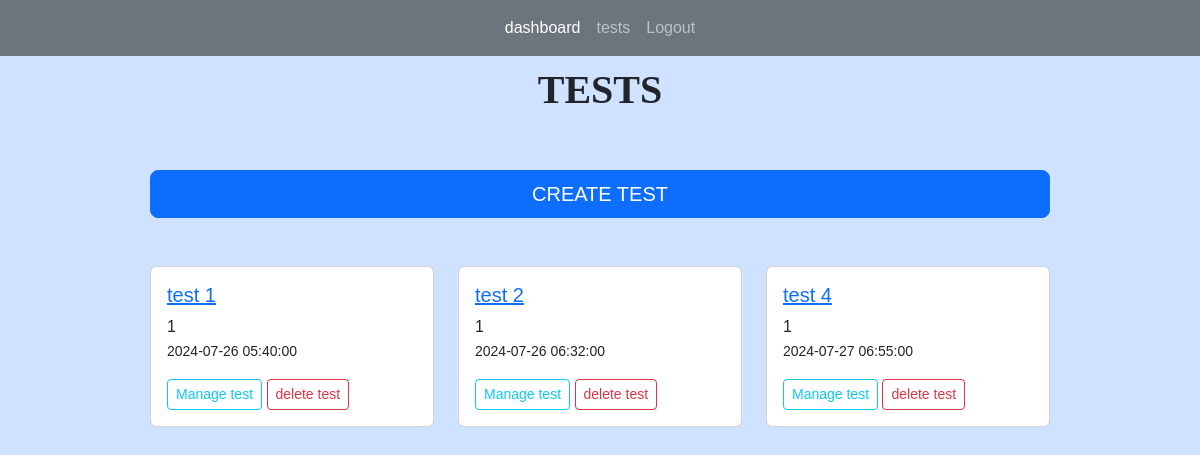
The app's page /tests (signed in), older data.
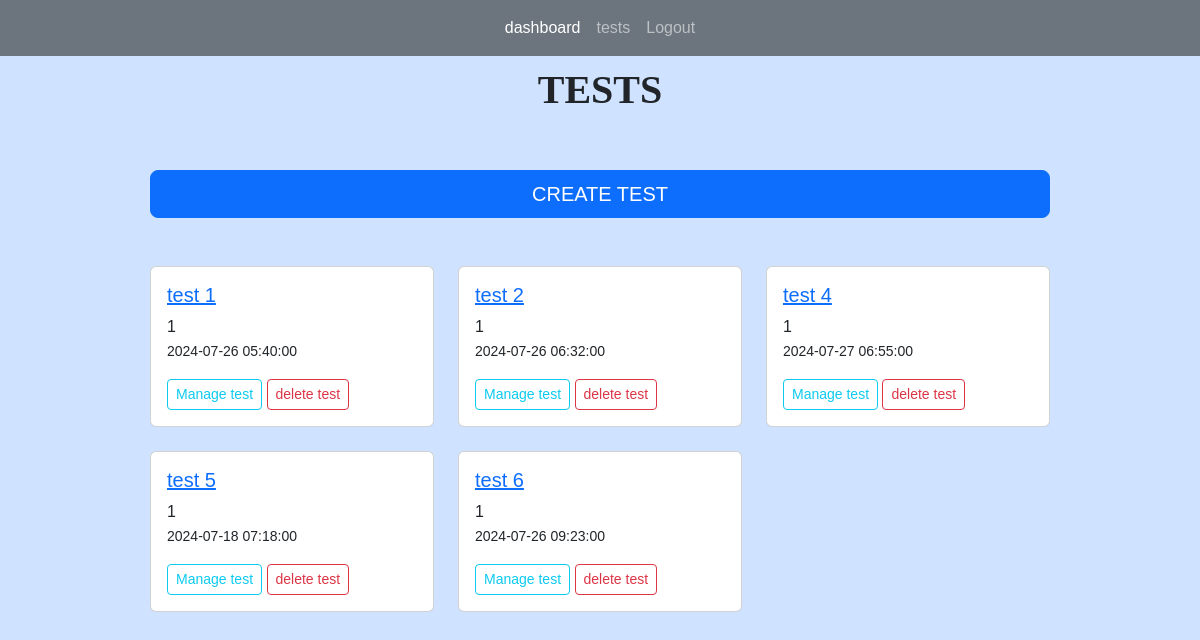
The same page, newer data.
### app.py (models this page shows)
class Tests(db.Model):
    test_id = db.Column(db.Integer, primary_key=True)
    title = db.Column(db.String(255))
    start_date = db.Column(db.DateTime, nullable = False)
    end_date = db.Column(db.DateTime, nullable = False)
    status = db.Column(db.String(255))
    teacher_id = db.Column(db.Integer, db.ForeignKey('users.id'))
    teacher = db.relationship('Users', backref=db.backref('tests', lazy=True))
    questions = db.relationship("Questions", backref="question_list")
    code = db.Column(db.String(6), unique=True)  # column to store the unique code
    students = db.relationship('Users', secondary='test_students', backref=db.backref('tests_registered', lazy=True))
    submissions = db.relationship('Submission', backref='test_submissions', lazy=True)

### app.py (the view)
@app.route('/tests', methods=['GET', 'POST'])
@login_required(role="teacher")
def tests():
	tests = Tests.query.filter_by(teacher_id = current_user.id)
	return render_template("tests.html", tests=tests)

### app.py (called while the page is built)
@login_manager.user_loader
def load_user(user_id):
    return Users.query.get(int(user_id))

def login_required(role="ANY"):
    def wrapper(fn):
        @wraps(fn)
        def decorated_view(*args, **kwargs):
            if not current_user.is_authenticated:
               return login_manager.unauthorized()
            if ( (current_user.role != role) and (role != "ANY")):
                return login_manager.unauthorized()
            return fn(*args, **kwargs)
        return decorated_view
    return wrapper

### templates/tests.html (shortened to what this page needs)
{% extends 'index.html' %}
{% block content %}
<h1>TESTS</h1>
<br>
<br/>
<a href="{{ url_for('create_test')}}" class=" d-grid gap-2 btn btn-primary btn-lg">CREATE TEST</a>
<br/>
<br/>
<div class="row row-cols-1 row-cols-md-3 g-4">
	{% for test in tests %}
	<div class="col">
		<div class="card ">
		<div class="card-body">
		<h5 class="card-title"><a href="{{ url_for('test', id=test.test_id)}}">{{ test.title }}</a></h5>
		<p class="card-text">{{ test.teacher_id }}<br/>
			<small>{{ test.start_date }}</small> <br/>
		</p>
		<a href="{{ url_for('test', id=test.test_id)}}" class="btn btn-outline-info btn-sm">Manage test</a>
        <button class="btn btn-outline-danger btn-sm" data-bs-toggle="modal" data-bs-target="#confirmationModal-{{ test.test_id }}">delete test</button>
		</div>
		</div>
	</div>
	{% endfor %}
</div>
{% endblock %}

### templates/index.html (shortened to what this page needs)
<!DOCTYPE html>
<html lang="en">
<head>
    <link href="https://cdn.jsdelivr.net/npm/bootstrap@5.3.3/dist/css/bootstrap.min.css"
    rel="stylesheet"
>
    <link rel="stylesheet" href="{{url_for('static', filename='main.css') }}">
</head>
<body class= "bg-primary-subtle" >
    {% if current_user.is_authenticated and current_user.role == "teacher" %}
        {% include 'teacher_navbar.html' %}
    {% endif %}
    <div style="margin-top: 10px;margin-bottom: 10px;margin-right: 150px;margin-left: 150px;">
        {% block content %}
        {% endblock %}
    </div>
</body>
</html>

### templates/teacher_navbar.html (shortened to what this page needs)
    <nav class="navbar navbar-expand-lg navbar-dark bg-secondary">
        <div class="collapse navbar-collapse" id="navbarNavAltMarkup">
            <div class="navbar-nav mx-auto">
            <a class="nav-link active" aria-current="page" href="{{ url_for('teacher_dashboard') }}">dashboard</a>
            <a class="nav-link" href="{{ url_for('tests') }}">tests</a>
            <a class="nav-link" href="{{ url_for('logout') }}">Logout</a>
            </div>
        </div>
    </nav>

### static/main.css (style rules this page uses)
body { font-family: Arial, sans-serif; margin: 0; padding: 0; }
nav a { color: #fff; text-decoration: none; }
H1 { font-family: Copperplate; font-weight: bold; font-size: 40px; text-align: center; }

Row changes from the older to the newer data that the page shows:
added Tests: title "test 5", teacher_id "1", start_date "2024-07-18 07:18:00"
added Tests: title "test 6", teacher_id "1", start_date "2024-07-26 09:23:00"
